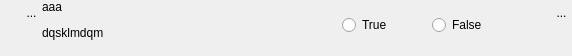
<?xml version="1.0" encoding="UTF-8"?>
<ui version="4.0">
 <class>WidgetSimpBool</class>
 <widget class="QWidget" name="WidgetSimpBool">
  <property name="geometry">
   <rect>
    <x>0</x>
    <y>0</y>
    <width>572</width>
    <height>56</height>
   </rect>
  </property>
  <property name="sizePolicy">
   <sizepolicy hsizetype="Preferred" vsizetype="Minimum">
    <horstretch>0</horstretch>
    <verstretch>0</verstretch>
   </sizepolicy>
  </property>
  <property name="minimumSize">
   <size>
    <width>0</width>
    <height>0</height>
   </size>
  </property>
  <property name="maximumSize">
   <size>
    <width>1493</width>
    <height>56</height>
   </size>
  </property>
  <property name="windowTitle">
   <string>Form</string>
  </property>
  <layout class="QHBoxLayout" name="horizontalLayout_3">
   <property name="spacing">
    <number>0</number>
   </property>
   <property name="margin">
    <number>0</number>
   </property>
   <item>
    <layout class="QVBoxLayout" name="verticalLayout_2">
     <property name="spacing">
      <number>0</number>
     </property>
     <item>
      <layout class="QHBoxLayout" name="horizontalLayout_2">
       <property name="spacing">
        <number>0</number>
       </property>
       <property name="sizeConstraint">
        <enum>QLayout::SetFixedSize</enum>
       </property>
       <item>
        <spacer name="horizontalSpacer_3">
         <property name="orientation">
          <enum>Qt::Horizontal</enum>
         </property>
         <property name="sizeType">
          <enum>QSizePolicy::Fixed</enum>
         </property>
         <property name="sizeHint" stdset="0">
          <size>
           <width>21</width>
           <height>20</height>
          </size>
         </property>
        </spacer>
       </item>
       <item>
        <widget class="MonBoutonValide" name="RBValide">
         <property name="minimumSize">
          <size>
           <width>21</width>
           <height>25</height>
          </size>
         </property>
         <property name="maximumSize">
          <size>
           <width>21</width>
           <height>25</height>
          </size>
         </property>
         <property name="focusPolicy">
          <enum>Qt::ClickFocus</enum>
         </property>
         <property name="toolTip">
          <string>Affiche le rapport de validation du mot-clef</string>
         </property>
         <property name="styleSheet">
          <string notr="true">border : 0px</string>
         </property>
         <property name="text">
          <string>...</string>
         </property>
         <property name="icon">
          <iconset>
           <normaloff>../Editeur/icons/ast-green-ball.png</normaloff>../Editeur/icons/ast-green-ball.png</iconset>
         </property>
         <property name="iconSize">
          <size>
           <width>25</width>
           <height>25</height>
          </size>
         </property>
        </widget>
       </item>
      </layout>
     </item>
     <item>
      <spacer name="verticalSpacer_2">
       <property name="orientation">
        <enum>Qt::Vertical</enum>
       </property>
       <property name="sizeHint" stdset="0">
        <size>
         <width>20</width>
         <height>5</height>
        </size>
       </property>
      </spacer>
     </item>
    </layout>
   </item>
   <item>
    <widget class="MonLabelClic" name="label">
     <property name="sizePolicy">
      <sizepolicy hsizetype="Fixed" vsizetype="Preferred">
       <horstretch>0</horstretch>
       <verstretch>0</verstretch>
      </sizepolicy>
     </property>
     <property name="minimumSize">
      <size>
       <width>300</width>
       <height>25</height>
      </size>
     </property>
     <property name="maximumSize">
      <size>
       <width>178</width>
       <height>16777215</height>
      </size>
     </property>
     <property name="frameShape">
      <enum>QFrame::NoFrame</enum>
     </property>
     <property name="text">
      <string>&lt;html&gt;&lt;head/&gt;&lt;body&gt;&lt;p&gt;aaa&lt;/p&gt;&lt;p&gt;dqsklmdqm&lt;/p&gt;&lt;/body&gt;&lt;/html&gt;</string>
     </property>
     <property name="scaledContents">
      <bool>false</bool>
     </property>
     <property name="alignment">
      <set>Qt::AlignLeading|Qt::AlignLeft|Qt::AlignTop</set>
     </property>
    </widget>
   </item>
   <item>
    <layout class="QVBoxLayout" name="verticalLayout">
     <item>
      <layout class="QHBoxLayout" name="horizontalLayout">
       <item>
        <widget class="QRadioButton" name="RBTrue">
         <property name="text">
          <string>True</string>
         </property>
        </widget>
       </item>
       <item>
        <spacer name="horizontalSpacer_2">
         <property name="orientation">
          <enum>Qt::Horizontal</enum>
         </property>
         <property name="sizeType">
          <enum>QSizePolicy::Fixed</enum>
         </property>
         <property name="sizeHint" stdset="0">
          <size>
           <width>40</width>
           <height>20</height>
          </size>
         </property>
        </spacer>
       </item>
       <item>
        <widget class="QRadioButton" name="RBFalse">
         <property name="text">
          <string>False</string>
         </property>
        </widget>
       </item>
       <item>
        <spacer name="horizontalSpacer">
         <property name="orientation">
          <enum>Qt::Horizontal</enum>
         </property>
         <property name="sizeHint" stdset="0">
          <size>
           <width>50</width>
           <height>20</height>
          </size>
         </property>
        </spacer>
       </item>
      </layout>
     </item>
     <item>
      <spacer name="verticalSpacer">
       <property name="orientation">
        <enum>Qt::Vertical</enum>
       </property>
       <property name="sizeType">
        <enum>QSizePolicy::Minimum</enum>
       </property>
       <property name="sizeHint" stdset="0">
        <size>
         <width>20</width>
         <height>5</height>
        </size>
       </property>
      </spacer>
     </item>
    </layout>
   </item>
   <item>
    <layout class="QVBoxLayout" name="verticalLayout_3">
     <item>
      <widget class="QToolButton" name="RBPoubelle">
       <property name="sizePolicy">
        <sizepolicy hsizetype="Fixed" vsizetype="Fixed">
         <horstretch>0</horstretch>
         <verstretch>0</verstretch>
        </sizepolicy>
       </property>
       <property name="minimumSize">
        <size>
         <width>21</width>
         <height>25</height>
        </size>
       </property>
       <property name="maximumSize">
        <size>
         <width>21</width>
         <height>25</height>
        </size>
       </property>
       <property name="toolTip">
        <string>Détruit le mot-clef</string>
       </property>
       <property name="styleSheet">
        <string notr="true">border : 0px</string>
       </property>
       <property name="text">
        <string>...</string>
       </property>
       <property name="icon">
        <iconset>
         <normaloff>../Editeur/icons/deleteRond.png</normaloff>../Editeur/icons/deleteRond.png</iconset>
       </property>
       <property name="iconSize">
        <size>
         <width>25</width>
         <height>25</height>
        </size>
       </property>
      </widget>
     </item>
     <item>
      <spacer name="verticalSpacer_3">
       <property name="orientation">
        <enum>Qt::Vertical</enum>
       </property>
       <property name="sizeHint" stdset="0">
        <size>
         <width>20</width>
         <height>5</height>
        </size>
       </property>
      </spacer>
     </item>
    </layout>
   </item>
  </layout>
 </widget>
 <customwidgets>
  <customwidget>
   <class>MonBoutonValide</class>
   <extends>QToolButton</extends>
   <header>monBoutonValide.h</header>
  </customwidget>
  <customwidget>
   <class>MonLabelClic</class>
   <extends>QLabel</extends>
   <header>monLabelClic.h</header>
  </customwidget>
 </customwidgets>
 <resources/>
 <connections/>
</ui>
